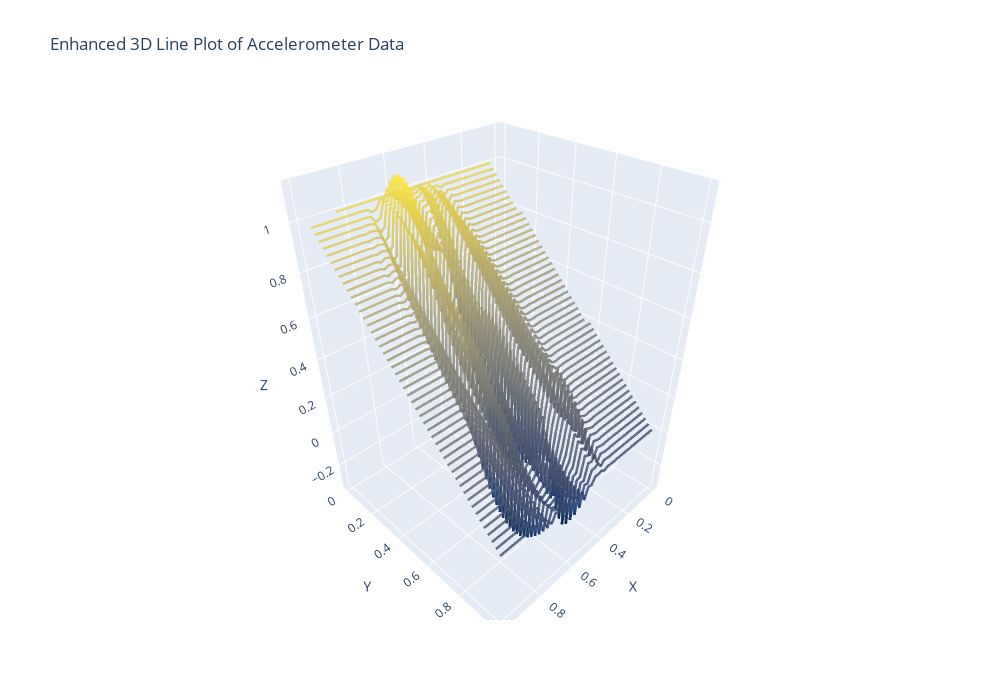

Here is the notebook cell this chart was saved with:
### Code cell
# Scale x, y, z columns using MinMaxScaler
scaler = MinMaxScaler()
scaled_columns = scaler.fit_transform(accel_df[['x', 'y', 'z']])
accel_df[['x', 'y', 'z']] = scaled_columns

# Define grid
x_grid = np.linspace(accel_df['x'].min(), accel_df['x'].max(), 50)
y_grid = np.linspace(accel_df['y'].min(), accel_df['y'].max(), 50)
X, Y = np.meshgrid(x_grid, y_grid)

# Interpolate Z values using griddata
Z = griddata((accel_df['x'], accel_df['y']), accel_df['z'], (X, Y), method='cubic')

# Flatten the grid for line plot
X_flat = X.flatten()
Y_flat = Y.flatten()
Z_flat = Z.flatten()

# Create interactive 3D line plot
fig = go.Figure()

# Add 3D line plot with wider lines and customized color/opacity
fig.add_trace(go.Scatter3d(
    x=X_flat, 
    y=Y_flat, 
    z=Z_flat, 
    mode='lines',  # Lines connecting the data points
    line=dict(color=Z_flat, colorscale='Cividis', width=5),  
    opacity=0.8  # Reduced opacity for a smoother look
))

# Layout settings to make the plot wider and bigger
fig.update_layout(
    title="Enhanced 3D Line Plot of Accelerometer Data",
    scene=dict(
        xaxis_title="X",
        yaxis_title="Y",
        zaxis_title="Z"
    ),
    width=1000,  # Increase width of the plot
    height=700,  # Increase height of the plot
    showlegend=False  # Remove legend for cleaner visualization
)

fig.show()

### Figure 1 — Plotly figure (JSON) as saved in the notebook; plotly's stock layout.template omitted (floating-point values rounded to 4 significant figures; data arrays with more than 128 entries replaced by an {"elided": "..."} marker saying what was removed)
{"data": [{"line": {"color": {"elided": "2500 float values"}, "colorscale": [[0, "#00224e"], [0.1111, "#123570"], [0.2222, "#3b496c"], [0.3333, "#575d6d"], [0.4444, "#707173"], [0.5556, "#8a8678"], [0.6667, "#a59c74"], [0.7778, "#c3b369"], [0.8889, "#e1cc55"], [1, "#fee838"]], "width": 5}, "mode": "lines", "opacity": 0.8, "type": "scatter3d", "x": {"elided": "2500 float values"}, "y": {"elided": "2500 float values"}, "z": {"elided": "2500 float values"}}], "layout": {"height": 700, "scene": {"xaxis": {"title": {"text": "X"}}, "yaxis": {"title": {"text": "Y"}}, "zaxis": {"title": {"text": "Z"}}}, "showlegend": false, "title": {"text": "Enhanced 3D Line Plot of Accelerometer Data"}, "width": 1000}}
